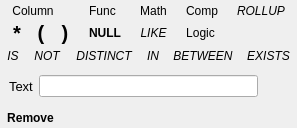
          <widget class="QWidget" name="widget" native="true">
           <layout class="QVBoxLayout" name="verticalLayout_4">
            <property name="spacing">
             <number>0</number>
            </property>
            <property name="margin">
             <number>0</number>
            </property>
            <item>
             <widget class="QFrame" name="frame">
              <property name="frameShape">
               <enum>QFrame::NoFrame</enum>
              </property>
              <property name="frameShadow">
               <enum>QFrame::Plain</enum>
              </property>
              <layout class="QGridLayout" name="gridLayout">
               <property name="margin">
                <number>0</number>
               </property>
               <property name="spacing">
                <number>0</number>
               </property>
               <item row="0" column="0">
                <widget class="QToolButton" name="btnColumn">
                 <property name="focusPolicy">
                  <enum>Qt::ClickFocus</enum>
                 </property>
                 <property name="contextMenuPolicy">
                  <enum>Qt::CustomContextMenu</enum>
                 </property>
                 <property name="toolTip">
                  <string>Column from a table</string>
                 </property>
                 <property name="autoFillBackground">
                  <bool>true</bool>
                 </property>
                 <property name="text">
                  <string>Column</string>
                 </property>
                 <property name="icon">
                  <iconset resource="../dbm.qrc">
                   <normaloff>:/images/actions/images/small/table-select-column-icon.png</normaloff>:/images/actions/images/small/table-select-column-icon.png</iconset>
                 </property>
                 <property name="iconSize">
                  <size>
                   <width>16</width>
                   <height>16</height>
                  </size>
                 </property>
                 <property name="popupMode">
                  <enum>QToolButton::InstantPopup</enum>
                 </property>
                 <property name="toolButtonStyle">
                  <enum>Qt::ToolButtonTextBesideIcon</enum>
                 </property>
                 <property name="autoRaise">
                  <bool>true</bool>
                 </property>
                 <property name="arrowType">
                  <enum>Qt::NoArrow</enum>
                 </property>
                </widget>
               </item>
               <item row="0" column="1">
                <widget class="QToolButton" name="btnFunctions">
                 <property name="focusPolicy">
                  <enum>Qt::ClickFocus</enum>
                 </property>
                 <property name="contextMenuPolicy">
                  <enum>Qt::CustomContextMenu</enum>
                 </property>
                 <property name="toolTip">
                  <string>Functions provided by the database</string>
                 </property>
                 <property name="autoFillBackground">
                  <bool>true</bool>
                 </property>
                 <property name="text">
                  <string>Func</string>
                 </property>
                 <property name="icon">
                  <iconset resource="../dbm.qrc">
                   <normaloff>:/images/actions/images/small/function.png</normaloff>:/images/actions/images/small/function.png</iconset>
                 </property>
                 <property name="popupMode">
                  <enum>QToolButton::InstantPopup</enum>
                 </property>
                 <property name="toolButtonStyle">
                  <enum>Qt::ToolButtonTextBesideIcon</enum>
                 </property>
                 <property name="autoRaise">
                  <bool>true</bool>
                 </property>
                 <property name="arrowType">
                  <enum>Qt::NoArrow</enum>
                 </property>
                </widget>
               </item>
               <item row="0" column="2">
                <widget class="QToolButton" name="btnMath">
                 <property name="focusPolicy">
                  <enum>Qt::ClickFocus</enum>
                 </property>
                 <property name="contextMenuPolicy">
                  <enum>Qt::CustomContextMenu</enum>
                 </property>
                 <property name="toolTip">
                  <string>Mathematical operations (+, -, *, /)</string>
                 </property>
                 <property name="autoFillBackground">
                  <bool>true</bool>
                 </property>
                 <property name="text">
                  <string>Math</string>
                 </property>
                 <property name="icon">
                  <iconset resource="../dbm.qrc">
                   <normaloff>:/images/actions/images/small/plus_minus.png</normaloff>:/images/actions/images/small/plus_minus.png</iconset>
                 </property>
                 <property name="iconSize">
                  <size>
                   <width>28</width>
                   <height>24</height>
                  </size>
                 </property>
                 <property name="popupMode">
                  <enum>QToolButton::InstantPopup</enum>
                 </property>
                 <property name="toolButtonStyle">
                  <enum>Qt::ToolButtonTextBesideIcon</enum>
                 </property>
                 <property name="autoRaise">
                  <bool>true</bool>
                 </property>
                 <property name="arrowType">
                  <enum>Qt::NoArrow</enum>
                 </property>
                </widget>
               </item>
               <item row="0" column="3">
                <widget class="QToolButton" name="btnComparison">
                 <property name="focusPolicy">
                  <enum>Qt::ClickFocus</enum>
                 </property>
                 <property name="contextMenuPolicy">
                  <enum>Qt::CustomContextMenu</enum>
                 </property>
                 <property name="toolTip">
                  <string>Comparison (=, !=, ...) operations</string>
                 </property>
                 <property name="autoFillBackground">
                  <bool>true</bool>
                 </property>
                 <property name="text">
                  <string>Comp</string>
                 </property>
                 <property name="icon">
                  <iconset resource="../dbm.qrc">
                   <normaloff>:/images/actions/images/small/not_eq.png</normaloff>:/images/actions/images/small/not_eq.png</iconset>
                 </property>
                 <property name="popupMode">
                  <enum>QToolButton::InstantPopup</enum>
                 </property>
                 <property name="toolButtonStyle">
                  <enum>Qt::ToolButtonTextBesideIcon</enum>
                 </property>
                 <property name="autoRaise">
                  <bool>true</bool>
                 </property>
                 <property name="arrowType">
                  <enum>Qt::NoArrow</enum>
                 </property>
                </widget>
               </item>
               <item row="0" column="4">
                <widget class="QToolButton" name="btnRollup">
                 <property name="font">
                  <font>
                   <weight>50</weight>
                   <italic>true</italic>
                   <bold>false</bold>
                  </font>
                 </property>
                 <property name="focusPolicy">
                  <enum>Qt::ClickFocus</enum>
                 </property>
                 <property name="contextMenuPolicy">
                  <enum>Qt::CustomContextMenu</enum>
                 </property>
                 <property name="toolTip">
                  <string>The ROLLUP keyword</string>
                 </property>
                 <property name="autoFillBackground">
                  <bool>true</bool>
                 </property>
                 <property name="text">
                  <string>ROLLUP</string>
                 </property>
                 <property name="popupMode">
                  <enum>QToolButton::InstantPopup</enum>
                 </property>
                 <property name="toolButtonStyle">
                  <enum>Qt::ToolButtonIconOnly</enum>
                 </property>
                 <property name="autoRaise">
                  <bool>true</bool>
                 </property>
                 <property name="arrowType">
                  <enum>Qt::NoArrow</enum>
                 </property>
                </widget>
               </item>
               <item row="2" column="1">
                <widget class="QToolButton" name="btnNull">
                 <property name="font">
                  <font>
                   <weight>75</weight>
                   <bold>true</bold>
                  </font>
                 </property>
                 <property name="focusPolicy">
                  <enum>Qt::ClickFocus</enum>
                 </property>
                 <property name="contextMenuPolicy">
                  <enum>Qt::CustomContextMenu</enum>
                 </property>
                 <property name="toolTip">
                  <string>The NOT keyword</string>
                 </property>
                 <property name="autoFillBackground">
                  <bool>true</bool>
                 </property>
                 <property name="text">
                  <string>NULL</string>
                 </property>
                 <property name="popupMode">
                  <enum>QToolButton::InstantPopup</enum>
                 </property>
                 <property name="toolButtonStyle">
                  <enum>Qt::ToolButtonIconOnly</enum>
                 </property>
                 <property name="autoRaise">
                  <bool>true</bool>
                 </property>
                 <property name="arrowType">
                  <enum>Qt::NoArrow</enum>
                 </property>
                </widget>
               </item>
               <item row="2" column="2">
                <widget class="QToolButton" name="btnLike">
                 <property name="font">
                  <font>
                   <weight>50</weight>
                   <italic>true</italic>
                   <bold>false</bold>
                  </font>
                 </property>
                 <property name="focusPolicy">
                  <enum>Qt::ClickFocus</enum>
                 </property>
                 <property name="contextMenuPolicy">
                  <enum>Qt::CustomContextMenu</enum>
                 </property>
                 <property name="toolTip">
                  <string>The LIKE keyword</string>
                 </property>
                 <property name="autoFillBackground">
                  <bool>true</bool>
                 </property>
                 <property name="text">
                  <string>LIKE</string>
                 </property>
                 <property name="popupMode">
                  <enum>QToolButton::InstantPopup</enum>
                 </property>
                 <property name="toolButtonStyle">
                  <enum>Qt::ToolButtonIconOnly</enum>
                 </property>
                 <property name="autoRaise">
                  <bool>true</bool>
                 </property>
                 <property name="arrowType">
                  <enum>Qt::NoArrow</enum>
                 </property>
                </widget>
               </item>
               <item row="2" column="3">
                <widget class="QToolButton" name="btnBitwise">
                 <property name="focusPolicy">
                  <enum>Qt::ClickFocus</enum>
                 </property>
                 <property name="contextMenuPolicy">
                  <enum>Qt::CustomContextMenu</enum>
                 </property>
                 <property name="toolTip">
                  <string>Bitwise/Logical operations such as AND, OR, NOT</string>
                 </property>
                 <property name="autoFillBackground">
                  <bool>true</bool>
                 </property>
                 <property name="text">
                  <string>Logic</string>
                 </property>
                 <property name="icon">
                  <iconset resource="../dbm.qrc">
                   <normaloff>:/images/actions/images/small/neg.png</normaloff>:/images/actions/images/small/neg.png</iconset>
                 </property>
                 <property name="popupMode">
                  <enum>QToolButton::InstantPopup</enum>
                 </property>
                 <property name="toolButtonStyle">
                  <enum>Qt::ToolButtonTextBesideIcon</enum>
                 </property>
                 <property name="autoRaise">
                  <bool>true</bool>
                 </property>
                 <property name="arrowType">
                  <enum>Qt::NoArrow</enum>
                 </property>
                </widget>
               </item>
               <item row="2" column="0">
                <widget class="QFrame" name="frame_5">
                 <property name="maximumSize">
                  <size>
                   <width>16777215</width>
                   <height>24</height>
                  </size>
                 </property>
                 <property name="frameShape">
                  <enum>QFrame::NoFrame</enum>
                 </property>
                 <property name="frameShadow">
                  <enum>QFrame::Raised</enum>
                 </property>
                 <layout class="QHBoxLayout" name="horizontalLayout_4">
                  <property name="spacing">
                   <number>0</number>
                  </property>
                  <property name="margin">
                   <number>0</number>
                  </property>
                  <item>
                   <widget class="QToolButton" name="btnStar">
                    <property name="maximumSize">
                     <size>
                      <width>24</width>
                      <height>24</height>
                     </size>
                    </property>
                    <property name="font">
                     <font>
                      <pointsize>15</pointsize>
                      <weight>75</weight>
                      <bold>true</bold>
                     </font>
                    </property>
                    <property name="focusPolicy">
                     <enum>Qt::ClickFocus</enum>
                    </property>
                    <property name="contextMenuPolicy">
                     <enum>Qt::CustomContextMenu</enum>
                    </property>
                    <property name="toolTip">
                     <string>Star (*)  - very often occuring in a query :)</string>
                    </property>
                    <property name="autoFillBackground">
                     <bool>true</bool>
                    </property>
                    <property name="text">
                     <string>*</string>
                    </property>
                    <property name="popupMode">
                     <enum>QToolButton::InstantPopup</enum>
                    </property>
                    <property name="toolButtonStyle">
                     <enum>Qt::ToolButtonIconOnly</enum>
                    </property>
                    <property name="autoRaise">
                     <bool>true</bool>
                    </property>
                    <property name="arrowType">
                     <enum>Qt::NoArrow</enum>
                    </property>
                   </widget>
                  </item>
                  <item>
                   <widget class="QToolButton" name="btnOpenParanthesis">
                    <property name="maximumSize">
                     <size>
                      <width>24</width>
                      <height>24</height>
                     </size>
                    </property>
                    <property name="font">
                     <font>
                      <pointsize>15</pointsize>
                      <weight>75</weight>
                      <bold>true</bold>
                     </font>
                    </property>
                    <property name="focusPolicy">
                     <enum>Qt::ClickFocus</enum>
                    </property>
                    <property name="contextMenuPolicy">
                     <enum>Qt::CustomContextMenu</enum>
                    </property>
                    <property name="toolTip">
                     <string>Open paranthesis</string>
                    </property>
                    <property name="autoFillBackground">
                     <bool>true</bool>
                    </property>
                    <property name="text">
                     <string>(</string>
                    </property>
                    <property name="popupMode">
                     <enum>QToolButton::InstantPopup</enum>
                    </property>
                    <property name="toolButtonStyle">
                     <enum>Qt::ToolButtonIconOnly</enum>
                    </property>
                    <property name="autoRaise">
                     <bool>true</bool>
                    </property>
                    <property name="arrowType">
                     <enum>Qt::NoArrow</enum>
                    </property>
                   </widget>
                  </item>
                  <item>
                   <widget class="QToolButton" name="btnCloseParanthesis">
                    <property name="maximumSize">
                     <size>
                      <width>24</width>
                      <height>24</height>
                     </size>
                    </property>
                    <property name="font">
                     <font>
                      <pointsize>15</pointsize>
                      <weight>75</weight>
                      <bold>true</bold>
                     </font>
                    </property>
                    <property name="focusPolicy">
                     <enum>Qt::ClickFocus</enum>
                    </property>
                    <property name="contextMenuPolicy">
                     <enum>Qt::CustomContextMenu</enum>
                    </property>
                    <property name="toolTip">
                     <string>Close paranthesis</string>
                    </property>
                    <property name="autoFillBackground">
                     <bool>true</bool>
                    </property>
                    <property name="text">
                     <string>)</string>
                    </property>
                    <property name="popupMode">
                     <enum>QToolButton::InstantPopup</enum>
                    </property>
                    <property name="toolButtonStyle">
                     <enum>Qt::ToolButtonIconOnly</enum>
                    </property>
                    <property name="autoRaise">
                     <bool>true</bool>
                    </property>
                    <property name="arrowType">
                     <enum>Qt::NoArrow</enum>
                    </property>
                   </widget>
                  </item>
                 </layout>
                </widget>
               </item>
              </layout>
             </widget>
            </item>
            <item>
             <widget class="QFrame" name="frame_2">
              <property name="frameShape">
               <enum>QFrame::NoFrame</enum>
              </property>
              <property name="frameShadow">
               <enum>QFrame::Raised</enum>
              </property>
              <layout class="QHBoxLayout" name="horizontalLayout">
               <property name="spacing">
                <number>0</number>
               </property>
               <property name="margin">
                <number>0</number>
               </property>
               <item>
                <widget class="QToolButton" name="btnIs">
                 <property name="font">
                  <font>
                   <weight>50</weight>
                   <italic>true</italic>
                   <bold>false</bold>
                  </font>
                 </property>
                 <property name="focusPolicy">
                  <enum>Qt::ClickFocus</enum>
                 </property>
                 <property name="contextMenuPolicy">
                  <enum>Qt::CustomContextMenu</enum>
                 </property>
                 <property name="toolTip">
                  <string>The IS keyword</string>
                 </property>
                 <property name="autoFillBackground">
                  <bool>true</bool>
                 </property>
                 <property name="text">
                  <string>IS</string>
                 </property>
                 <property name="popupMode">
                  <enum>QToolButton::InstantPopup</enum>
                 </property>
                 <property name="toolButtonStyle">
                  <enum>Qt::ToolButtonIconOnly</enum>
                 </property>
                 <property name="autoRaise">
                  <bool>true</bool>
                 </property>
                 <property name="arrowType">
                  <enum>Qt::NoArrow</enum>
                 </property>
                </widget>
               </item>
               <item>
                <widget class="QToolButton" name="btnNot">
                 <property name="font">
                  <font>
                   <weight>50</weight>
                   <italic>true</italic>
                   <bold>false</bold>
                  </font>
                 </property>
                 <property name="focusPolicy">
                  <enum>Qt::ClickFocus</enum>
                 </property>
                 <property name="contextMenuPolicy">
                  <enum>Qt::CustomContextMenu</enum>
                 </property>
                 <property name="toolTip">
                  <string>The NOT keyword</string>
                 </property>
                 <property name="autoFillBackground">
                  <bool>true</bool>
                 </property>
                 <property name="text">
                  <string>NOT</string>
                 </property>
                 <property name="popupMode">
                  <enum>QToolButton::InstantPopup</enum>
                 </property>
                 <property name="toolButtonStyle">
                  <enum>Qt::ToolButtonIconOnly</enum>
                 </property>
                 <property name="autoRaise">
                  <bool>true</bool>
                 </property>
                 <property name="arrowType">
                  <enum>Qt::NoArrow</enum>
                 </property>
                </widget>
               </item>
               <item>
                <widget class="QToolButton" name="btnDistinct">
                 <property name="font">
                  <font>
                   <weight>50</weight>
                   <italic>true</italic>
                   <bold>false</bold>
                  </font>
                 </property>
                 <property name="focusPolicy">
                  <enum>Qt::ClickFocus</enum>
                 </property>
                 <property name="contextMenuPolicy">
                  <enum>Qt::CustomContextMenu</enum>
                 </property>
                 <property name="toolTip">
                  <string>The DISTINCT keyword</string>
                 </property>
                 <property name="autoFillBackground">
                  <bool>true</bool>
                 </property>
                 <property name="text">
                  <string>DISTINCT</string>
                 </property>
                 <property name="popupMode">
                  <enum>QToolButton::InstantPopup</enum>
                 </property>
                 <property name="toolButtonStyle">
                  <enum>Qt::ToolButtonIconOnly</enum>
                 </property>
                 <property name="autoRaise">
                  <bool>true</bool>
                 </property>
                 <property name="arrowType">
                  <enum>Qt::NoArrow</enum>
                 </property>
                </widget>
               </item>
               <item>
                <widget class="QToolButton" name="btnIn">
                 <property name="font">
                  <font>
                   <weight>50</weight>
                   <italic>true</italic>
                   <bold>false</bold>
                  </font>
                 </property>
                 <property name="focusPolicy">
                  <enum>Qt::ClickFocus</enum>
                 </property>
                 <property name="contextMenuPolicy">
                  <enum>Qt::CustomContextMenu</enum>
                 </property>
                 <property name="toolTip">
                  <string>The IN keyword</string>
                 </property>
                 <property name="autoFillBackground">
                  <bool>true</bool>
                 </property>
                 <property name="text">
                  <string>IN</string>
                 </property>
                 <property name="popupMode">
                  <enum>QToolButton::InstantPopup</enum>
                 </property>
                 <property name="toolButtonStyle">
                  <enum>Qt::ToolButtonIconOnly</enum>
                 </property>
                 <property name="autoRaise">
                  <bool>true</bool>
                 </property>
                 <property name="arrowType">
                  <enum>Qt::NoArrow</enum>
                 </property>
                </widget>
               </item>
               <item>
                <widget class="QToolButton" name="btnBetween">
                 <property name="font">
                  <font>
                   <weight>50</weight>
                   <italic>true</italic>
                   <bold>false</bold>
                  </font>
                 </property>
                 <property name="focusPolicy">
                  <enum>Qt::ClickFocus</enum>
                 </property>
                 <property name="contextMenuPolicy">
                  <enum>Qt::CustomContextMenu</enum>
                 </property>
                 <property name="toolTip">
                  <string>The BETWEEN keyword</string>
                 </property>
                 <property name="autoFillBackground">
                  <bool>true</bool>
                 </property>
                 <property name="text">
                  <string>BETWEEN</string>
                 </property>
                 <property name="popupMode">
                  <enum>QToolButton::InstantPopup</enum>
                 </property>
                 <property name="toolButtonStyle">
                  <enum>Qt::ToolButtonIconOnly</enum>
                 </property>
                 <property name="autoRaise">
                  <bool>true</bool>
                 </property>
                 <property name="arrowType">
                  <enum>Qt::NoArrow</enum>
                 </property>
                </widget>
               </item>
               <item>
                <widget class="QToolButton" name="btnExists">
                 <property name="font">
                  <font>
                   <weight>50</weight>
                   <italic>true</italic>
                   <bold>false</bold>
                  </font>
                 </property>
                 <property name="focusPolicy">
                  <enum>Qt::ClickFocus</enum>
                 </property>
                 <property name="contextMenuPolicy">
                  <enum>Qt::CustomContextMenu</enum>
                 </property>
                 <property name="toolTip">
                  <string>The EXISTS keyword</string>
                 </property>
                 <property name="autoFillBackground">
                  <bool>true</bool>
                 </property>
                 <property name="text">
                  <string>EXISTS</string>
                 </property>
                 <property name="popupMode">
                  <enum>QToolButton::InstantPopup</enum>
                 </property>
                 <property name="toolButtonStyle">
                  <enum>Qt::ToolButtonIconOnly</enum>
                 </property>
                 <property name="autoRaise">
                  <bool>true</bool>
                 </property>
                 <property name="arrowType">
                  <enum>Qt::NoArrow</enum>
                 </property>
                </widget>
               </item>
              </layout>
             </widget>
            </item>
            <item>
             <widget class="QFrame" name="frame_3">
              <property name="frameShape">
               <enum>QFrame::NoFrame</enum>
              </property>
              <property name="frameShadow">
               <enum>QFrame::Raised</enum>
              </property>
              <layout class="QHBoxLayout" name="horizontalLayout_3">
               <item>
                <widget class="QLabel" name="label">
                 <property name="text">
                  <string>&lt;!DOCTYPE HTML PUBLIC &quot;-//W3C//DTD HTML 4.0//EN&quot; &quot;http://www.w3.org/TR/REC-html40/strict.dtd&quot;&gt;
&lt;html&gt;&lt;head&gt;&lt;meta name=&quot;qrichtext&quot; content=&quot;1&quot; /&gt;&lt;style type=&quot;text/css&quot;&gt;
p, li { white-space: pre-wrap; }
&lt;/style&gt;&lt;/head&gt;&lt;body style=&quot; font-family:'Sans'; font-size:10pt; font-weight:400; font-style:normal;&quot;&gt;
&lt;table border=&quot;0&quot; style=&quot;-qt-table-type: root; margin-top:4px; margin-bottom:4px; margin-left:4px; margin-right:4px;&quot;&gt;
&lt;tr&gt;
&lt;td style=&quot;border: none;&quot;&gt;
&lt;p style=&quot; margin-top:0px; margin-bottom:0px; margin-left:0px; margin-right:0px; -qt-block-indent:0; text-indent:0px;&quot;&gt;&lt;img src=&quot;:/images/actions/images/small/type_here.png&quot; /&gt;Text&lt;/p&gt;&lt;/td&gt;&lt;/tr&gt;&lt;/table&gt;&lt;/body&gt;&lt;/html&gt;</string>
                 </property>
                 <property name="textFormat">
                  <enum>Qt::RichText</enum>
                 </property>
                 <property name="scaledContents">
                  <bool>false</bool>
                 </property>
                </widget>
               </item>
               <item>
                <widget class="QLineEdit" name="txtQueryText"/>
               </item>
               <item>
                <widget class="QToolButton" name="btnAcceptText">
                 <property name="focusPolicy">
                  <enum>Qt::ClickFocus</enum>
                 </property>
                 <property name="contextMenuPolicy">
                  <enum>Qt::CustomContextMenu</enum>
                 </property>
                 <property name="toolTip">
                  <string>Functions provided by the database</string>
                 </property>
                 <property name="autoFillBackground">
                  <bool>true</bool>
                 </property>
                 <property name="text">
                  <string/>
                 </property>
                 <property name="icon">
                  <iconset resource="../dbm.qrc">
                   <normaloff>:/images/actions/images/actions/check.png</normaloff>:/images/actions/images/actions/check.png</iconset>
                 </property>
                 <property name="popupMode">
                  <enum>QToolButton::InstantPopup</enum>
                 </property>
                 <property name="toolButtonStyle">
                  <enum>Qt::ToolButtonIconOnly</enum>
                 </property>
                 <property name="autoRaise">
                  <bool>true</bool>
                 </property>
                 <property name="arrowType">
                  <enum>Qt::NoArrow</enum>
                 </property>
                </widget>
               </item>
              </layout>
             </widget>
            </item>
            <item>
             <widget class="QToolButton" name="btnRemove">
              <property name="font">
               <font>
                <weight>75</weight>
                <bold>true</bold>
               </font>
              </property>
              <property name="focusPolicy">
               <enum>Qt::ClickFocus</enum>
              </property>
              <property name="contextMenuPolicy">
               <enum>Qt::CustomContextMenu</enum>
              </property>
              <property name="toolTip">
               <string>The NOT keyword</string>
              </property>
              <property name="autoFillBackground">
               <bool>true</bool>
              </property>
              <property name="text">
               <string>Remove</string>
              </property>
              <property name="icon">
               <iconset resource="../dbm.qrc">
                <normaloff>:/images/actions/images/actions/remove-icon.png</normaloff>:/images/actions/images/actions/remove-icon.png</iconset>
              </property>
              <property name="iconSize">
               <size>
                <width>16</width>
                <height>16</height>
               </size>
              </property>
              <property name="popupMode">
               <enum>QToolButton::InstantPopup</enum>
              </property>
              <property name="toolButtonStyle">
               <enum>Qt::ToolButtonTextBesideIcon</enum>
              </property>
              <property name="autoRaise">
               <bool>true</bool>
              </property>
              <property name="arrowType">
               <enum>Qt::NoArrow</enum>
              </property>
             </widget>
            </item>
           </layout>
          </widget>
